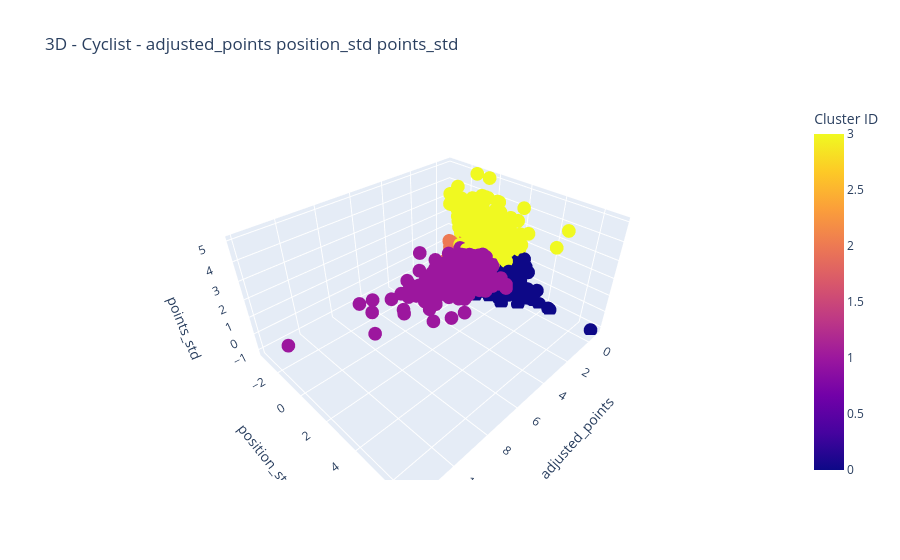

Notebook code for this chart:
### Markdown cell above
# Cyclist cluster - KMeans
### K = 3
### FEATURES: 'adjusted_points', 'position_std', 'points_std'

In this clustering analysis, we included adjusted_points, position_std and points_std. This helps evaluate both performance and consistency.

With K = 3, the clusters are:
  - Cluster (Blue): Cyclists with low adjusted_points and very low variability in positions and points. These cyclists perform poorly or participate in few races.
  - Cluster (Orange): Cyclists with high adjusted_points and low variability, showing strong and consistent performances.
  - Cluster (Green): Cyclists with moderate adjusted_points and higher variability, indicating inconsistent but capable performers who fluctuate in results.

When comparing position_std and points_std, the 2D scatter plots became less clear. To better understand the clusters and their relationships, we used a 3D visualization. This provided a clearer view of how the groups are distributed in the three dimensions.

### Code cell
# Take dataset
with gzip.open('../dataset/cyclist_nf.pkl', 'r') as file:
    cyclists = pkl.load(file)
# Features list to use
features = ['adjusted_points', 'position_std', 'points_std']
ut.clustering_K_means(cyclists, features, 15, 'Cyclist', False, True, K=4)

### Figure 1 — Plotly figure (JSON) as saved in the notebook; plotly's stock layout.template omitted (floating-point values rounded to 4 significant figures; data arrays with more than 128 entries replaced by an {"elided": "..."} marker saying what was removed)
{"data": [{"hovertemplate": "adjusted_points=%{x}<br>position_std=%{y}<br>points_std=%{z}<br>Cluster ID=%{marker.color}<extra></extra>", "legendgroup": "", "marker": {"color": {"elided": "4129 int values"}, "coloraxis": "coloraxis", "symbol": "circle"}, "mode": "markers", "name": "", "scene": "scene", "showlegend": false, "type": "scatter3d", "x": {"elided": "4129 float values"}, "y": {"elided": "4129 float values"}, "z": {"elided": "4129 float values"}}], "layout": {"coloraxis": {"colorbar": {"title": {"text": "Cluster ID"}}, "colorscale": [[0, "#0d0887"], [0.1111, "#46039f"], [0.2222, "#7201a8"], [0.3333, "#9c179e"], [0.4444, "#bd3786"], [0.5556, "#d8576b"], [0.6667, "#ed7953"], [0.7778, "#fb9f3a"], [0.8889, "#fdca26"], [1, "#f0f921"]]}, "legend": {"title": {"text": "Cluster ID"}, "tracegroupgap": 0, "x": 1, "y": 1}, "scene": {"domain": {"x": [0, 1], "y": [0, 1]}, "xaxis": {"title": {"text": "adjusted_points"}}, "yaxis": {"title": {"text": "position_std"}}, "zaxis": {"title": {"text": "points_std"}}}, "title": {"text": "3D - Cyclist - adjusted_points position_std points_std "}}}
